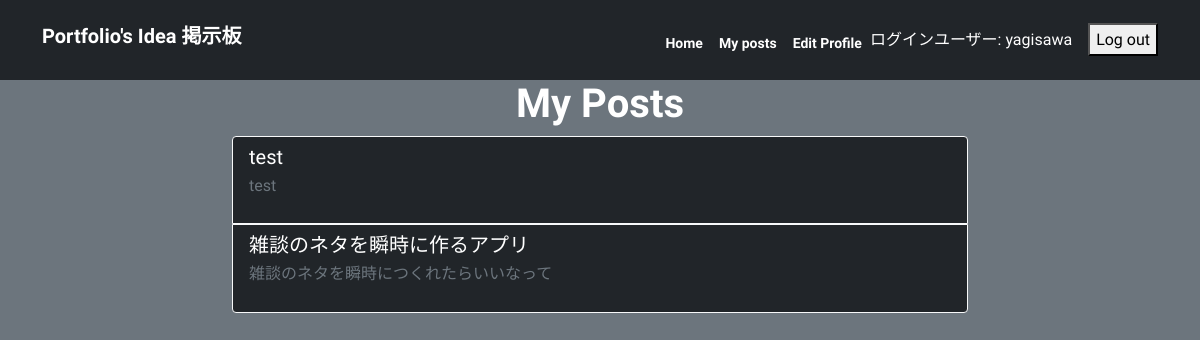
Page /my_posts/ (signed in) on the committed database.
### myapp/models.py (models this page shows, shortened)
class Post(models.Model):
    title = models.CharField(max_length=200)
    content = models.TextField()
    author = models.ForeignKey(User, on_delete=models.CASCADE)
    created_at = models.DateTimeField(auto_now_add=True)
    updated_at = models.DateTimeField(auto_now=True)
    likes = models.ManyToManyField(settings.AUTH_USER_MODEL, related_name='likes', blank=True)
    views = models.IntegerField(default=0)
    icon = models.ImageField(upload_to='icons/', blank=True, null=True)

### myapp/views.py (the view)
# urls.py: path('my_posts/', my_posts, name='my_posts'),
def my_posts(request):
    user = request.user
    print(user)
    posts = Post.objects.filter(author=user).order_by('-id')
    paginator = Paginator(posts, 9)
    page_number = request.GET.get('page')
    user_posts = paginator.get_page(page_number)
    ranked_posts = Post.objects.order_by('-views')[:10]
    return render(request, 'myapp/my_posts.html', {'user_posts': user_posts, 'ranked_posts': ranked_posts})

### myapp/templates/myapp/my_posts.html (shortened to what this page needs)
{% extends 'base.html' %}
{% block content %}
<div class="container">
  <div class="row justify-content-center">
    <div class="col-md-8">
      <h1 class="text-center">My Posts</h1>
      {% if user_posts %}
        <ul class="list-group">
          {% for post in user_posts %}
            <li class="list-group-item text-white bg-dark border border-light">
              <a href="{% url 'post_detail' post.id %}" class="h5">{{ post.title }}</a>
              <p class="text-muted">{{ post.content|truncatechars:100 }}</p>
            </li>
          {% endfor %}
        </ul>
      {% else %}
        <p class="text-center text-white">あなたはまだ投稿をしていません。初めての投稿はホーム画面からできます。</p>
      {% endif %}
    </div>
  </div>
</div>
{% endblock %}

### myapp/templates/base.html (shortened to what this page needs)
{% load static %}
<!DOCTYPE html>
<html>
  <head>
    <link href="https://cdn.jsdelivr.net/npm/bootstrap@5.0.2/dist/css/bootstrap.min.css" rel="stylesheet">
    <link rel="stylesheet" href="{% static 'myapp/style.css' %}">
  </head>
  <body class="bg-secondary">
      <nav class="navbar navbar-expand-lg navbar-dark bg-dark py-3">
        <div class="container">
          <h1 class="navbar-brand">Portfolio's Idea 掲示板</h1>
          <div class="collapse navbar-collapse" id="navbarNav">
            <ul class="navbar-nav ms-auto align-items-center">
              <li class="nav-item">
                <a class="nav-link active" aria-current="page" href="{% url 'post_list' %}">Home</a>
              </li>
              {% if user.is_authenticated %}
              <li class="nav-item">
                <a class="nav-link" href="{% url 'my_posts' %}">My posts</a>
              </li>
              <li class="nav-item">
                <a class="nav-link" href="{% url 'profile' user.username %}">Edit Profile</a>
              </li>
              <li class="nav-item align-items-center">
                <p class="text-white m-0">ログインユーザー: {{ user.username }}</p>
              </li>
              <li class="nav-item ms-3">
                <form method="post" action="{% url 'logout' %}">
                    <button type="submit">Log out</button>
                </form>
              </li>
              {% else %}
                <li class="auth-links">
                  <a href="{% url 'login' %}">Log in</a>
                  <a href="{% url 'signup' %}">Sign up</a>
                </li>
              {% endif %}
            </ul>
          </div>
        </div>
      </nav>
    <div id="content">
      {% block content %}
      {% endblock %}
    </div>
  </body>
</html>

### myapp/static/myapp/style.css (style rules this page uses)
:root { --primary: #0d6efd; --white: #ffffff; --body: #888; }
body { font-family: 'Sora', sans-serif; line-height: 1.7; color: var(--body); }
h1, h2, h3, h4, h5, h6 { color: var(--white); font-weight: 700; }
a { color: var(--white); text-decoration: none; }
.navbar .nav-link { color: #fff !important; font-size: 14px; font-weight: 700; padding-top: 16px; }

### rows in the picture
Post: title "test", content "test"
Post: title "雑談のネタを瞬時に作るアプリ", content "雑談のネタを瞬時につくれたらいいなって"

### other values in the picture
{{ user.username }} "yagisawa"
